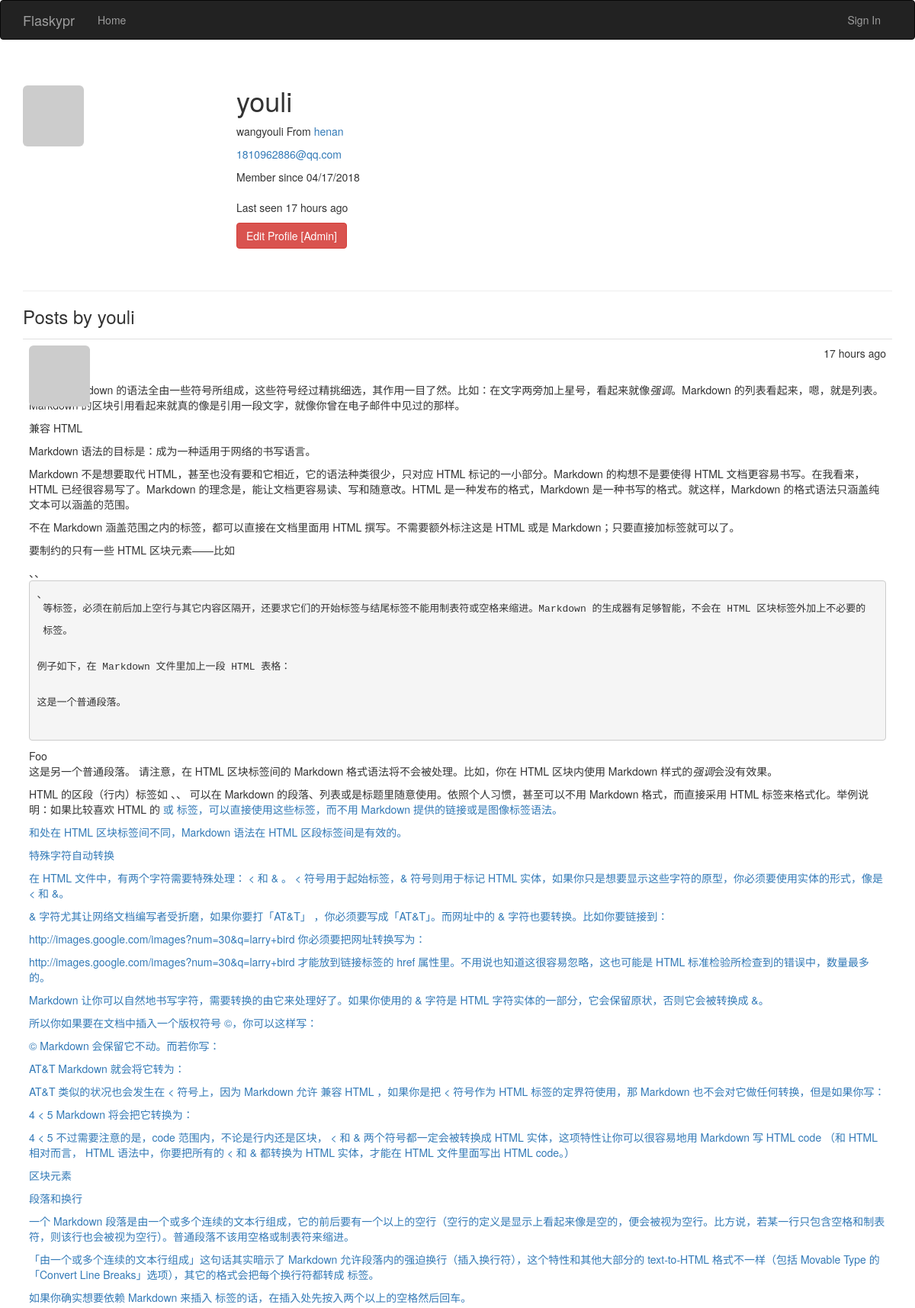
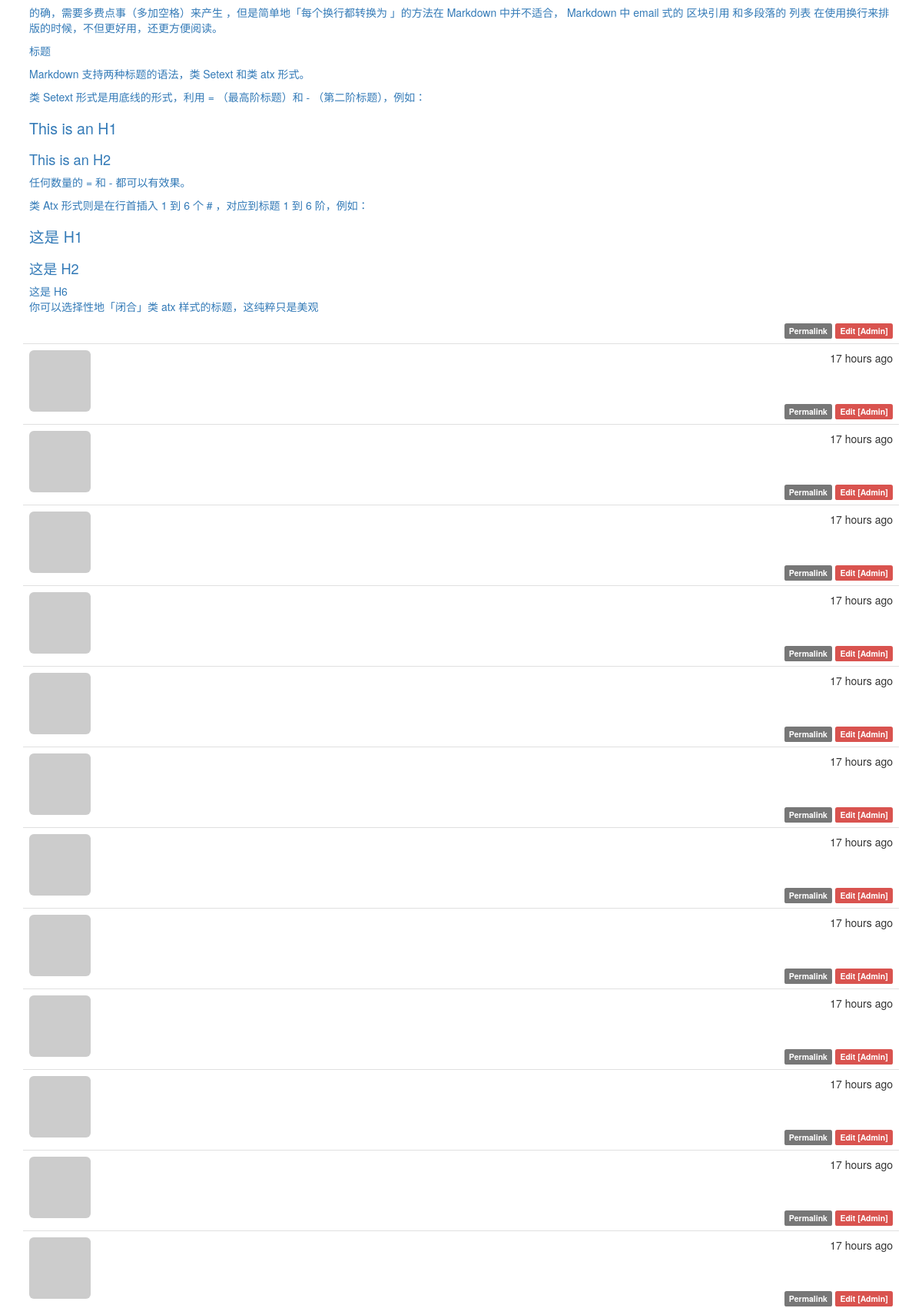
/user/youli (upper part), run on the app's committed database (2 pictures, top to bottom).
### app/models.py (models this page shows, shortened)
class User(UserMixin, db.Model):
    __tablename__ = 'users'
    id = db.Column(db.Integer, primary_key=True)
    username = db.Column(db.String(64), unique=True, index=True)
    email = db.Column(db.String(64), unique=True, index=True)
    role_id = db.Column(db.Integer, db.ForeignKey('roles.id'))
    password_hash = db.Column(db.String(128))
    confirmed = db.Column(db.Boolean, default=False)
    name = db.Column(db.String(64))
    location = db.Column(db.String(64))
    about_me = db.Column(db.Text())
    member_since = db.Column(db.DateTime(), default=datetime.datetime.utcnow)
    last_seen = db.Column(db.DateTime(), default=datetime.datetime.utcnow)
    avatar_hash = db.Column(db.String(32))
    posts = db.relationship('Post', backref='author', lazy='dynamic')
    @property
    def password(self):
        raise AttributeError('password is not a readable attribute')
    def gravatar(self, size=100, default='identicon', rating='g'):
        if request.is_secure:
            url = 'https://secure.gravatar.com/avatar'
        else:
            url = 'http://www.gravatar.com/avatar'
        hash = self.avatar_hash or hashlib.md5(self.email.encode('utf-8')).hexdigest()
        return '{url}/{hash}?s={size}&d={default}&r={rating}'.format(
            url=url, hash=hash, size=size, default=default, rating=rating
        )

class Post(db.Model):
    __tablename__ = 'posts'
    id = db.Column(db.Integer, primary_key=True)
    body = db.Column(db.Text)
    timestamp = db.Column(db.DateTime, index=True, default=datetime.datetime.utcnow)
    author_id = db.Column(db.Integer, db.ForeignKey('users.id'))
    body_html = db.Column(db.Text)

### app/main/views.py (the view)
@main.route('/user/<username>')
def user(username):
    user = User.query.filter_by(username=username).first()
    if user is None:
        abort(404)
    posts = user.posts.order_by(Post.timestamp.desc()).all()
    return render_template('user.html', user=user, posts=posts)

### app/auth/views.py (called while the page is built)
@auth.before_app_request
def before_request():
    if current_user.is_authenticated:
        current_user.ping()
        if not current_user.confirmed \
            and request.endpoint[:5] != 'auth.'\
                and request.endpoint != 'static':
            return redirect(url_for('auth.unconfirmed'))

### app/main/__init__.py (called while the page is built)
@main.app_context_processor
def inject_permissions():
    return dict(Permission=Permission)

### app/templates/user.html (shortened to what this page needs)
{% extends 'base.html' %}
{% import "_macros.html" as macros %}
{% block page_content %}
    <div class="page-header"> <img src="{{ user.gravatar(size=256) }}" alt="" class="img-rounded profile-thumbnail">
    <div class="profile-header">
        <h1>{{ user.username }}</h1>
        {% if user.name or user.location %}
        <p>
            {% if user.name %}{{ user.name }}{% endif %}
            {% if user.location %}
            From <a target="_blank" href="http://maps.baidu.com/?q={{ user.location }}">{{ user.location }}</a>
            {% endif %}
        </p>
        {% endif %}
        {% if current_user.is_administrator %}
        <p><a href="mailto:{{ user.email }}">{{ user.email }}</a></p>
        {% endif %}
        <p>
            Member since {{ moment(user.member_since).format('L') }} <br /> <br />
            Last seen {{ moment(user.last_seen).fromNow() }}
        </p>
        {% if current_user.is_administrator %}
        <a href="{{ url_for('.edit_profile_admin', id=user.id) }}" class="btn btn-danger">
            Edit Profile [Admin]
        </a>
        {% endif %}
    </div>
    </div>
    <h3>Posts by {{ user.username }}</h3>
    {% include '_posts.html' %}
{% endblock %}

### app/templates/base.html (shortened to what this page needs)
{% extends 'bootstrap/base.html' %}
{% block head %}
{{ super()}}
<link rel="stylesheet" type="text/css" href="{{ url_for('static', filename='styles.css') }}">
{% endblock%}
{% block navbar %}
<div class="navbar navbar-inverse" role="navigation">
    <div class="container">
        <div class="navbar-header">
            <a href="/" class="navbar-brand">Flaskypr</a>
        </div>
        <div class="navbar-collapse collapse">
            <ul class="nav navbar-nav">
                <li><a href="/">Home</a></li>
            </ul>
             <ul class="nav navbar-nav navbar-right">
            {% if current_user.is_authenticated %}
                 <li>
                     <a href="{{ url_for('main.user', username=current_user.username) }}">Profile</a>
                 </li>
            <li><a href="{{ url_for('auth.logout') }}">Sign Out</a></li>
            {% else %}
            <li><a href="{{ url_for('auth.login') }}">Sign In</a></li>
            {% endif%}
             </ul>
        </div>
    </div>
</div>
{% endblock %}
{% block content %}
<div class="container">
    {% block page_content %}{% endblock %}
</div>
{% endblock %}

### app/templates/_posts.html
<ul class="posts">
    {% for post in posts %}
    <li class="post">
        <div class="post-thumbnail">
            <a href="{{ url_for('.user', username=post.author.username) }}">
                <img class="img-rounded profile-thumbnail" src="{{ post.author.gravatar(size=40) }}">
            </a>
        </div>
        <div class="post-content">
            <div class="post-date">{{ moment(post.timestamp).fromNow() }}</div>
            <div class="post-author"><a href="{{ url_for('.user', username=post.author.username) }}">{{ post.author.username }}</a></div>
        </div>
        <div class="post-body">
            {% if post.body_html %}
            {{ post.body_html | safe }}
            {% else %}
                {{ post.body }}
            {% endif %}
        </div>
        <div class="post-footer">
            <a href="{{ url_for('.post', id=post.id) }}">
                <span class="label label-default">Permalink</span>
            </a>
            {% if current_user == post.author %}
            <a href="url_for('.edit', id=post.id)">
                <span class="label label-primary">Edit</span>
            </a>
            {% elif current_user.is_administrator %}
            <a href="{{ url_for('.edit', id=post.id) }}">
                <span class="label label-danger">Edit [Admin]</span>
            </a>
            {% endif %}
        </div>
    </li>
    {% endfor %}
</ul>

### app/static/styles.css (style rules this page uses)
.profile-thumbnail { position: absolute; }
.profile-header { min-height: 260px; margin-left: 280px; }
ul.posts { list-style-type: none; padding: 0px; margin: 16px 0px 0px 0px; border-top: 1px solid #e0e0e0; }
ul.posts li.post { padding: 8px; border-bottom: 1px solid #e0e0e0; }
div.post-date { float: right; }
div.post-author { font-weight: bold; }
div.post-thumbnail { position: absolute; }
div.post-content { margin-left: 48px; min-height: 48px; }
div.post-footer { text-align: right; }
.post-body h1 { font-size: 140%; }
.post-body h2 { font-size: 130%; }

### data on the page
User: username "youli", name "wangyouli", location "henan", email "1810962886@qq.com", member_since "04/17/2018", last_seen "17 hours ago"
Post: timestamp "17 hours ago", body_html "总之， Markdown 的语法全由一些符号所组成，这些符号经过精挑细选，其作用一目了然。比如：在文字两旁加上星号，看起来就像 强调 。Markdown 的列表看起来，嗯，就是列表。Markdown 的区块引用看起来就真的像是引用一段文字，就像你曾在电子邮件中见过的那样。 兼容 HTML Markdown 语法的目标是：成为一种适用于网络的书写语言。 Markdown 不是想要取代 HTML，甚至也没有要和它相近，它的语法种类很少，只对应 HTML 标记的一小部分。Markdown 的构想不是要使得 HTML 文档更容易书写。在我看来， HTML 已经很容易写了。Markdown 的理念是，能让文档更容易读、写和随意改。HTML 是一种发布的格式，Markdown 是一种书写的格式。就这样，Markdown 的格式语法只涵盖纯文本可以涵盖的范围。 不在 Markdown 涵盖范围之内的标签，都可以直接在文档里面用 HTML 撰写。不需要额外标注这是 HTML 或是 Markdown；只要直接加标签就可以了。 要制约的只有一些 HTML 区块元素――比如 、、 、 等标签，必须在前后加上空行与其它内容区隔开，还要求它们的开始标签与结尾标签不能用制表符或空格来缩进。Markdown 的生成器有足够智能，不会在 HTML 区块标签外加上不必要的 标签。 例子如下，在 Markdown 文件里加上一段 HTML 表格： 这是一个普通段落。 Foo 这是另一个普通段落。 请注意，在 HTML 区块标签间的 Markdown 格式语法将不会被处理。比如，你在 HTML 区块内使用…"
Post: timestamp "17 hours ago"
Post: timestamp "17 hours ago"
Post: timestamp "17 hours ago"
Post: timestamp "17 hours ago"
Post: timestamp "17 hours ago"
Post: timestamp "17 hours ago"
Post: timestamp "17 hours ago"
Post: timestamp "17 hours ago"
Post: timestamp "17 hours ago"
Post: timestamp "17 hours ago"
Post: timestamp "17 hours ago"
Post: timestamp "17 hours ago"
